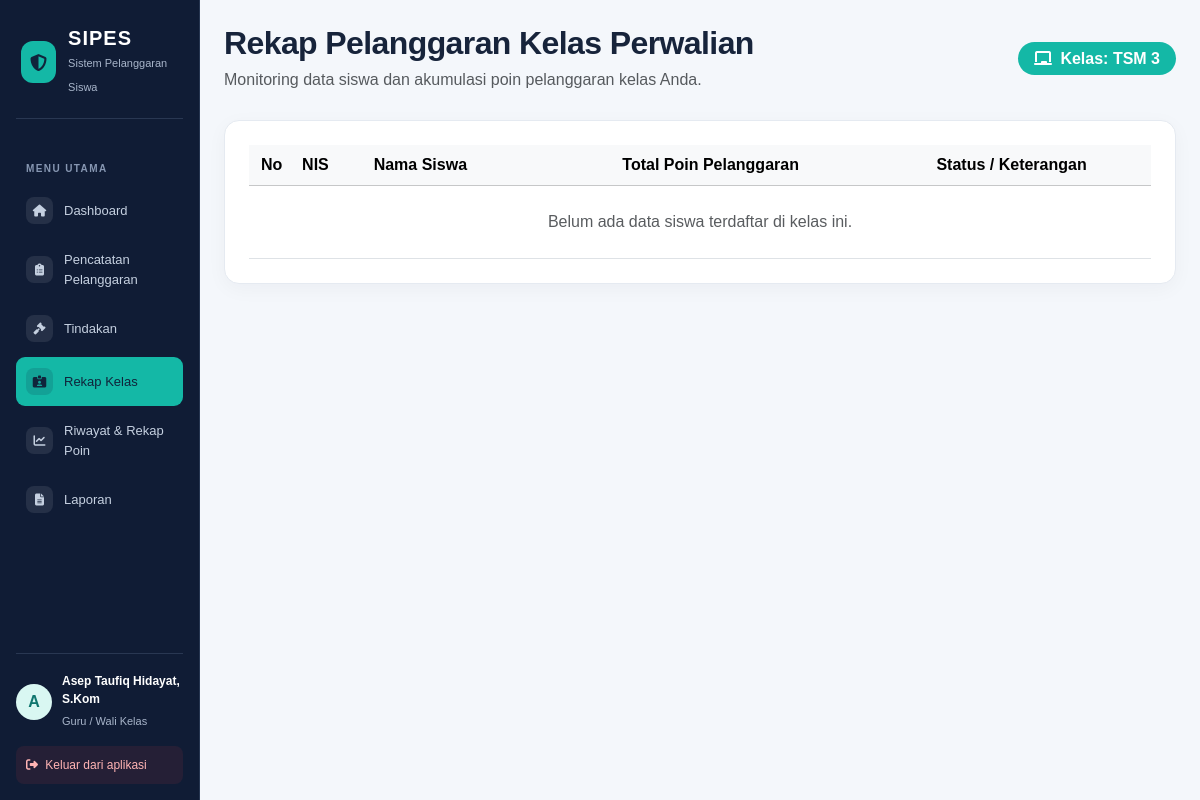
The app's page /rekap_wali_kelas.php (signed in), older data.
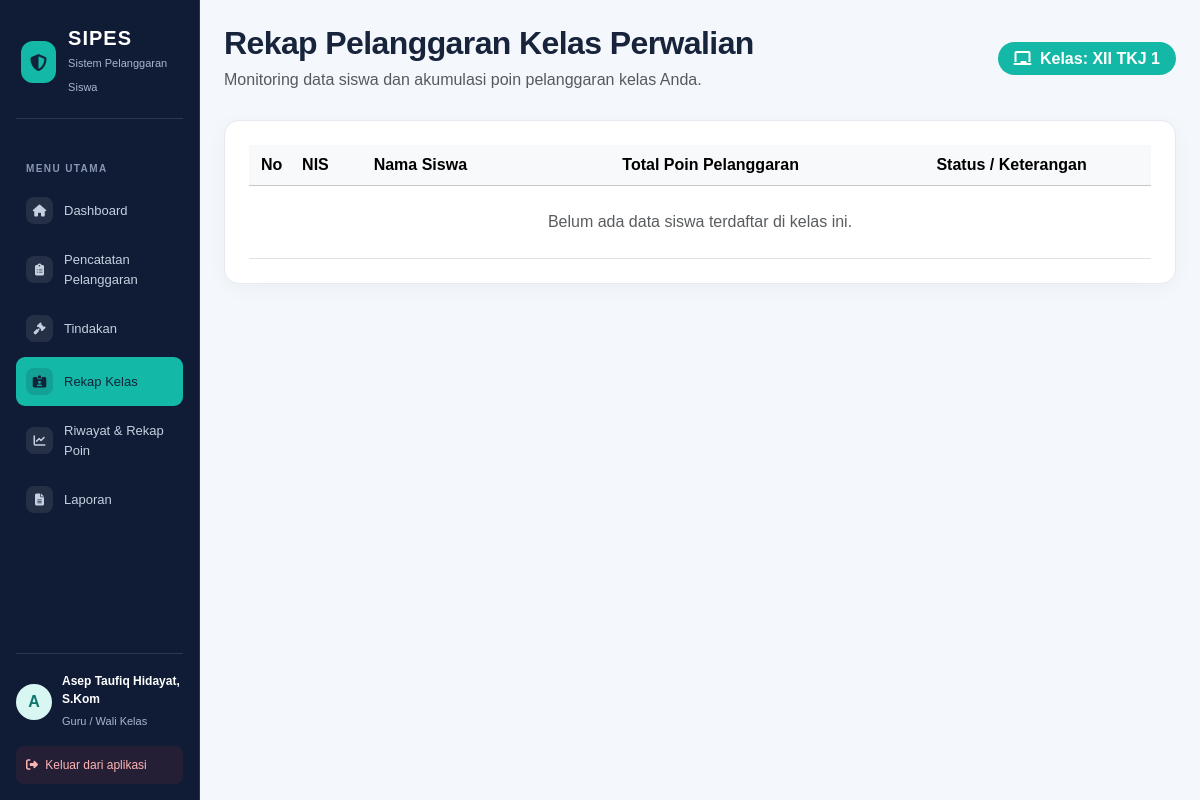
The same page, newer data.
### tables this page shows
CREATE TABLE `t_kelas` (
  `id` int(11) NOT NULL,
  `nama` varchar(100) DEFAULT NULL,
  `tingkat` varchar(20) NOT NULL,
  `jurusan` varchar(100) NOT NULL,
  `status_aktif` tinyint(1) NOT NULL,
  `created_at` timestamp NOT NULL DEFAULT current_timestamp(),
  `updated_at` timestamp NOT NULL DEFAULT current_timestamp()
);

### rekap_wali_kelas.php (the view, shortened to what the changed rows need)
<?php
include 'config/koneksi.php';
$user_id = $_SESSION['id'] ?? 0;
$nama_kelas_wali = '';
$stmt_cek_wali = mysqli_prepare($koneksi, "
    SELECT
        k.id AS kelas_id,
        k.nama AS nama_kelas,
        ta.id AS tahun_ajaran_id
    FROM t_wali_kelas tw
    JOIN t_guru g
        ON tw.guru_id = g.id
    JOIN t_kelas k
        ON tw.kelas_id = k.id
    JOIN t_tahun_ajaran ta
        ON tw.tahun_ajaran_id = ta.id
    WHERE g.user_id = ?
      AND g.status_aktif = 1
      AND tw.status_aktif = 1
      AND k.status_aktif = 1
      AND ta.status_aktif = 1
    ORDER BY tw.id DESC
    LIMIT 1
");
if ($stmt_cek_wali) {
    mysqli_stmt_bind_param($stmt_cek_wali, "i", $user_id);
    mysqli_stmt_execute($stmt_cek_wali);
    $q_cek_wali = mysqli_stmt_get_result($stmt_cek_wali);
    if ($q_cek_wali && mysqli_num_rows($q_cek_wali) > 0) {
        $data_wali = mysqli_fetch_assoc($q_cek_wali);
        $nama_kelas_wali = $data_wali['nama_kelas'];
    }
}
?>
<!DOCTYPE html>
<html lang="id">
<head>
    <link href="https://cdn.jsdelivr.net/npm/bootstrap@5.3.3/dist/css/bootstrap.min.css" rel="stylesheet">
    <link rel="stylesheet" href="https://cdnjs.cloudflare.com/ajax/libs/font-awesome/6.5.1/css/all.min.css">
</head>
<body>
<div class="container-fluid">
    <div class="row">
        <main class="col-md-9 col-lg-10 p-4 ms-md-auto">
            <div class="page-header">
                <div>
                    <h2>Rekap Pelanggaran Kelas Perwalian</h2>
                    <p class="text-muted m-0">
                    </p>
                </div>
                <?php if (!empty($nama_kelas_wali)): ?>
                    <span class="badge text-dark p-2 px-3 rounded-pill fs-6"
                          style="background: var(--teal); color: #fff !important;">
                        <i class="fas fa-chalkboard me-1"></i>
                        Kelas: <?= htmlspecialchars($nama_kelas_wali); ?>
                    </span>
                <?php endif; ?>
            </div>
            <div class="content-card">
                <?php if (empty($nama_kelas_wali)): ?>
                    <div class="alert alert-warning text-center py-4 my-2">
                        <i class="fas fa-exclamation-triangle fa-2x mb-2 text-warning"></i>
                        <h5>Anda Belum Ditugaskan Sebagai Wali Kelas</h5>
                        <p class="text-muted mb-0">
                            Silakan hubungi Admin untuk mengatur penugasan wali kelas Anda melalui menu pengelolaan Wali Kelas.
                        </p>
                    </div>
                <?php else: ?>
                    <div class="table-responsive">
                        <table class="table table-hover align-middle mb-0">
                            <thead class="table-light">
                                <tr>
                                    <th width="5%" class="text-center">No</th>
                                    <th>NIS</th>
                                    <th>Nama Siswa</th>
                                    <th class="text-center">Total Poin Pelanggaran</th>
                                    <th class="text-center">Status / Keterangan</th>
                                </tr>
                            </thead>
                        </table>
                    </div>
                <?php endif; ?>
            </div>
        </main>
    </div>
</div>
</body>
</html>

Row changes from the older to the newer data that the page shows:
no longer on this page (row unchanged): t_kelas: nama "TSM 3"
added t_kelas: nama "XII TKJ 1"
